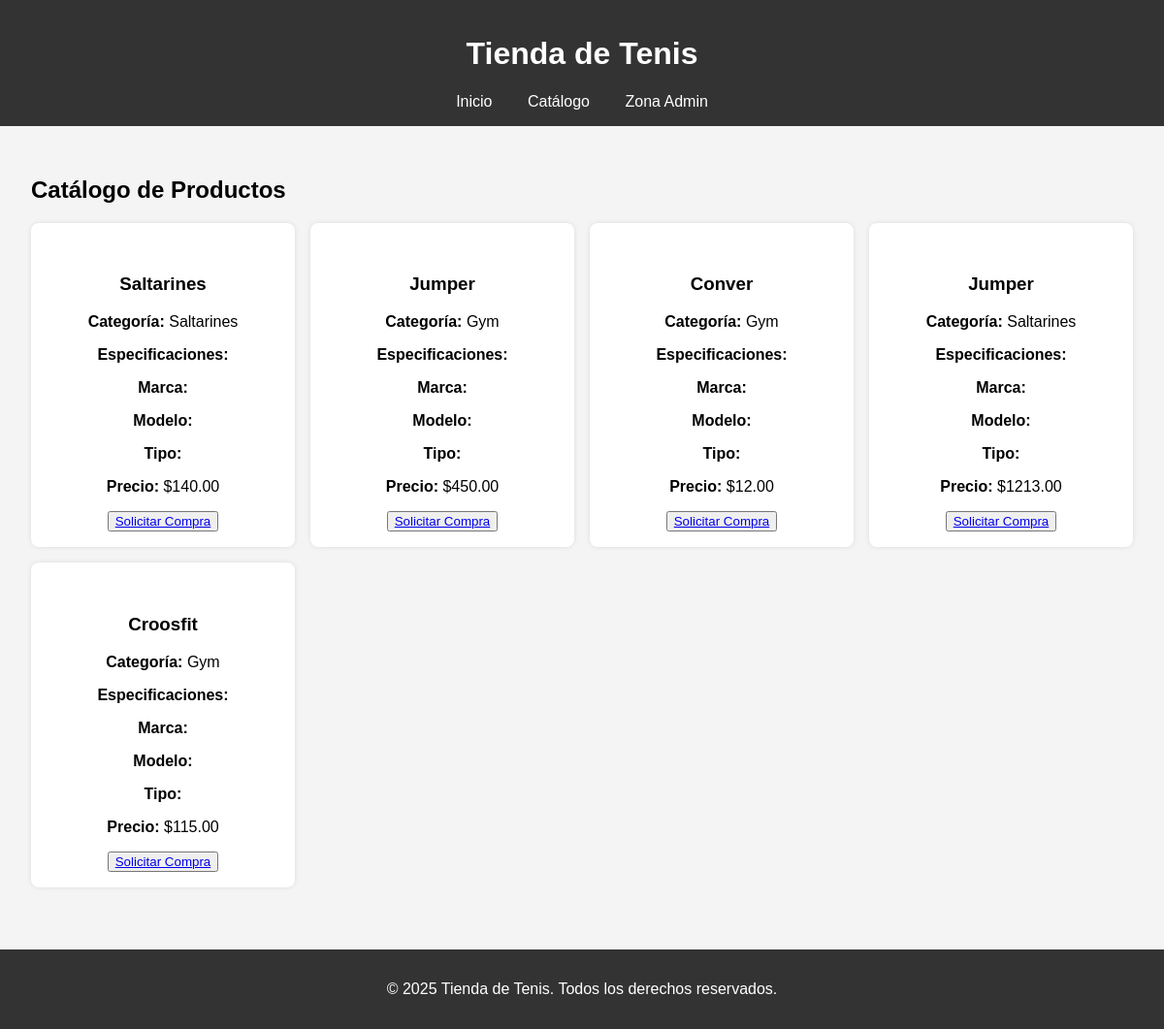
Page /index.php?accion=catalogo on the committed database.
### tables this page shows
CREATE TABLE `productos` (
  `id` int(11) NOT NULL,
  `nombre` varchar(100) NOT NULL,
  `descripcion` text DEFAULT NULL,
  `precio` decimal(10,2) NOT NULL,
  `imagen` varchar(255) DEFAULT 'Sin_Imagen.png',
  `id_categoria` int(11) DEFAULT NULL
);

CREATE TABLE `categorias` (
  `id` int(11) NOT NULL,
  `nombre` varchar(100) NOT NULL
);

### controlador/Controlador.php (called while the page is built, shortened)
<?php
    class Controlador{
        public function catalogo(){
            $gestor = new GestorProductos();
            $productos = $gestor->verProductos();
            require "vista/html/catalogo.php";
        }
    }

### modelo/GestorProductos.php (called while the page is built, shortened)
<?php
    class GestorProductos{
        public function verProductos(){
            $conexion = new Conexion();
            $conexion->abrir();
            $sql = "SELECT c.nombre as categoria,p.* FROM productos p JOIN categorias c ON p.id_categoria = c.id";
            $conexion->consultar($sql);
            $result = $conexion->obtenerResultados();
            $productos = [];
            while ($fila = $result->fetch_assoc()){
                $productos[] = $fila;
            }
            return $productos;
        }
    }

### modelo/Conexion.php (called while the page is built, shortened)
<?php
    class Conexion{
        private $mySQLI;
        private $result;
        public function abrir(){
            $this->mySQLI = new mysqli("b4mobqkdkcydppku2yq2-mysql.services.clever-cloud.com","u8w7qsreibif5fdn","4yFIVqGxfMPTegZImGCo","b4mobqkdkcydppku2yq2","3306");
            return true;
        }
        public function consultar($sql){
            $this->result = $this->mySQLI->query($sql);
        }
        public function obtenerResultados(){
            return $this->result;
        }
    }

### vista/html/catalogo.php (the view, shortened to what this page needs)
<?php
$mensaje = $_GET['mensaje'] ?? '';
?>
<!DOCTYPE html>
<html lang="es">
<head>
  <link rel="stylesheet" href="vista/css/Styles.css">
</head>
<body data-mensaje="<?= $mensaje ?>">
  <header>
    <h1>Tienda de Tenis</h1>
    <nav>
      <a href="index.php?accion=index">Inicio</a>
      <a href="index.php?accion=catalogo">Catálogo</a>
      <?php
          if (isset($_SESSION['user'])) {
              if ($_SESSION['user']['rol'] !== "cliente") {
                  echo "<a href='index.php?accion=admin'>Zona Admin</a>";
              }
              echo "<a href='index.php?accion=unlogin'>Cerrar Sesión</a>";
          } else {
              echo "<a href='index.php?accion=admin'>Zona Admin</a>";
          }
      ?>
    </nav>
  </header>
  <section id="catalogo">
    <h2>Catálogo de Productos</h2>
    <div class="productos">
      <?php foreach($productos as $producto): ?>
        <div class="producto">
          <h3><?php echo $producto['nombre'];?></h3>
          <p style="font-weight: bold;">Categoría: <span style="font-weight: normal;"><?php echo $producto['categoria'];?></span></p>
          <p style="font-weight: bold;">Especificaciones: <span style="font-weight: normal;"><?php echo $producto['especificaciones'];?></span></p>
          <p style="font-weight: bold;">Marca: <span style="font-weight: normal;"><?php echo $producto['marca'];?></span></p>
          <p style="font-weight: bold;">Modelo: <span style="font-weight: normal;"><?php echo $producto['modelo'];?></span></p>
          <p style="font-weight: bold;">Tipo: <span style="font-weight: normal;"><?php echo $producto['tipo'];?></span></p>
          <p style="font-weight: bold;">Precio: <span style="font-weight: normal;">$<?php echo $producto['precio'];?></span></p>
          <button><a href="index.php?accion=loginCliente&id=<?php echo $producto['id'];?>&ver=<?php if(isset($_SESSION['user'])){echo "1";}else{echo "0";}?>">Solicitar Compra</a></button>
        </div>
      <?php endforeach ?>
    </div>
  </section>
  <footer>
    <p>&copy; 2025 Tienda de Tenis. Todos los derechos reservados.</p>
  </footer>
</body>
</html>

### index.php (shortened to what this page needs)
<?php
    require_once "controlador/Controlador.php";
    require_once "modelo/Conexion.php";
    require_once "modelo/GestorProductos.php";
    $controlador = new Controlador();
    $accion = isset($_GET['accion']) ? $_GET['accion'] : 'index';
    switch ($accion){
        case 'catalogo':
            $controlador->catalogo();
            break;
    }

### vista/css/Styles.css (style rules this page uses)
body { font-family: Arial, sans-serif; margin: 0; padding: 0; background-color: #f4f4f4; }
header { background-color: #333; color: white; padding: 1rem; text-align: center; }
nav a { color: white; margin: 0 1rem; text-decoration: none; }
section { padding: 2rem; }
.productos { display: grid; grid-template-columns: repeat(auto-fit, minmax(250px, 1fr)); gap: 1rem; }
.producto { background-color: white; padding: 1rem; border-radius: 8px; box-shadow: 0 0 5px rgba(0, 0, 0, 0.1); text-align: center; }
footer { background-color: #333; color: white; text-align: center; padding: 1rem; margin-top: 2rem; }

### rows in the picture
productos: nombre "Saltarines", id_categoria.nombre "Saltarines", precio "140.00"
productos: nombre "Jumper", id_categoria.nombre "Gym", precio "450.00"
productos: nombre "Conver", id_categoria.nombre "Gym", precio "12.00"
productos: nombre "Jumper", id_categoria.nombre "Saltarines", precio "1213.00"
productos: nombre "Croosfit", id_categoria.nombre "Gym", precio "115.00"
